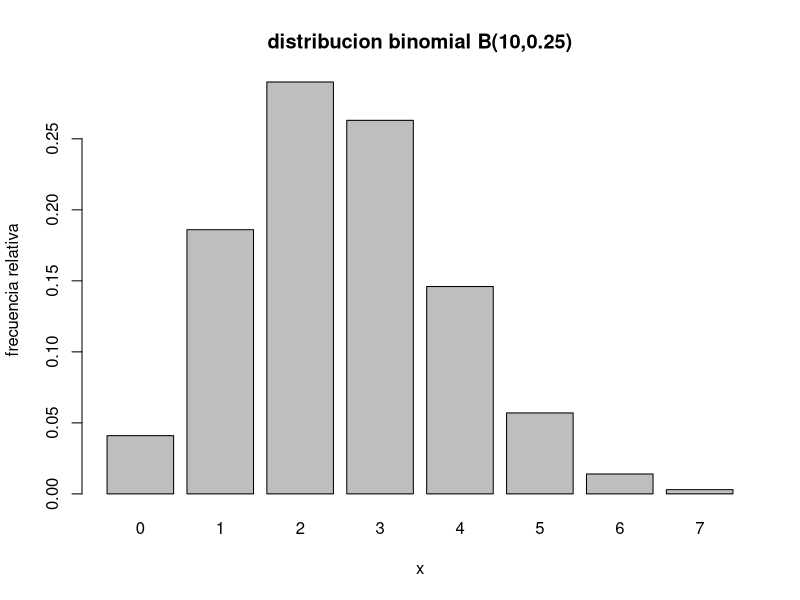
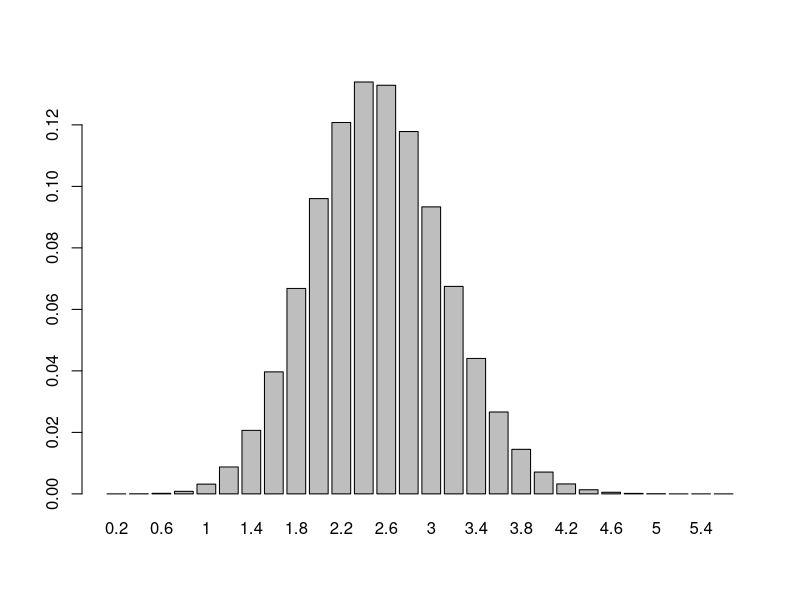
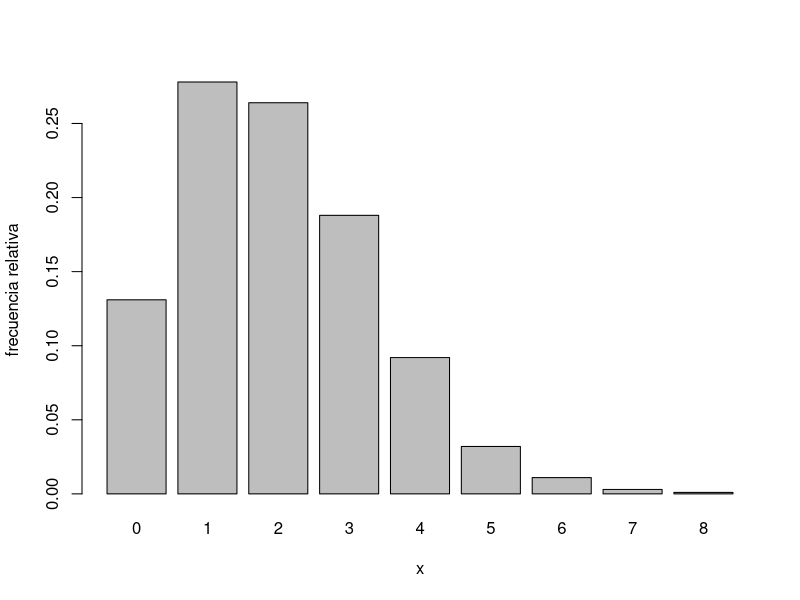
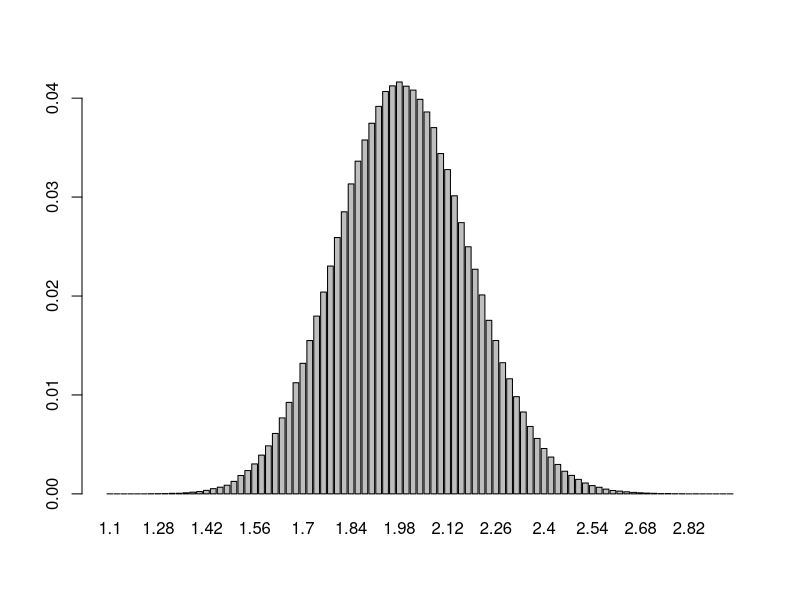
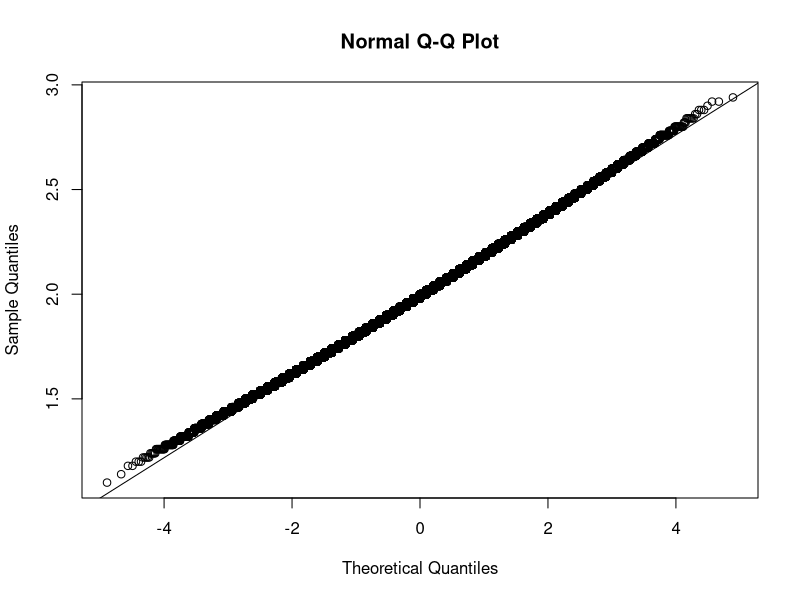

These charts were generated, in order, by the following R code:
#Dada una población con una distribución cualquiera.
#a.1. Aleatoriamente obtenemos varias m.a.s. de esa población. Calculamos sus medias. 
#a.2. Construimos la gráfica de la distribución de frecuencias de las medias.
#a.3. Esta distribución de medias sigue una ‘Normal’
#Aplicar estos pasos en el caso de una distribución binomial(10, 0.25), uniforme(0,1), Poisson(2) para muestras de tamaño 5,30 y 50 y número de repeticiones igual a 106

#binomial(10, 0.25)

nmuestra <- 5
nrepeticiones <- 10^6
vectormedias <- NA

x <- rbinom(1000, 10, 0.25)
ni <- table(x)
fi <- ni/sum(ni)
barplot(fi, main="distribucion binomial B(10,0.25)", xlab="x", ylab="frecuencia relativa")
for (i in 1:nrepeticiones)
    vectormedias[i] <- mean(sample(x, nmuestra, replace=FALSE))

nim <- table(vectormedias)
fim <- nim/sum(nim)
barplot(fim)


mu <- mean(x)
sigma <- sd(x)
m <- mean(vectormedias)
s1 <- sd(vectormedias)

print(mu)
print(sigma)
print(m)
print(s1)



nmuestra <- 50
nrepeticiones <- 10^6
vectormedias <- NA

x <- rpois(1000, 2)
ni <- table(x)
fi <- ni/sum(ni)
barplot(fi, xlab="x", ylab="frecuencia relativa")
for (i in 1:nrepeticiones)
    vectormedias[i] <- mean(sample(x, nmuestra, replace=FALSE))

nim <- table(vectormedias)
fim <- nim/sum(nim)
barplot(fim)


mu <- mean(x)
sigma <- sd(x)
m <- mean(vectormedias)
s1 <- sd(vectormedias)





qqnorm(vectormedias)
qqline(vectormedias)